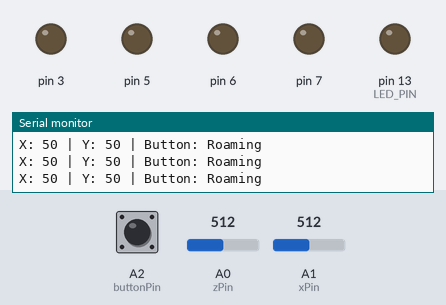
The sketch below on a simulated Arduino Uno, built with avr-gcc and run on an emulated ATmega328P. Parts: output pins drawn as LEDs (lit = HIGH), the last lines printed to the serial monitor. Dashed ring = blinking. The test bench sets the inputs (shaded band); at power-on: A0 (zPin) = 512, A2 (buttonPin) HIGH, A1 (xPin) = 512. Pins used as bus, display or sensor lines are not drawn.

Above: at 1.2 s.
1.3 s: A0 (zPin) set to 492
4.3 s: A0 (zPin) set to 467
7.3 s: A2 (buttonPin) pulled LOW for 3.2 s
At 9.03 s:
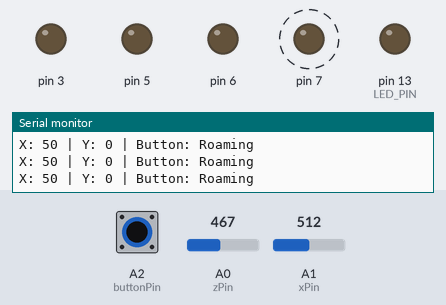
Timing chart, 0 to 12.0 s (numbered marks = the images above; inputs shaded):
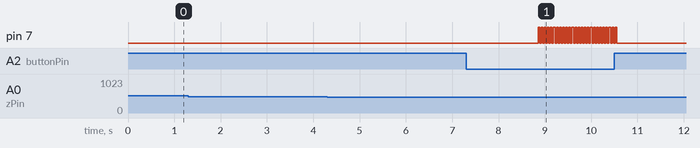

Measured:
- after the input at 7.3 s, pin 7: goes on until 10.5 s, then stays LOW

The sketch:

ZeroingTest.ino
```cpp
#include <EEPROM.h>
#include "FlexyStepper.h"


//
// pin assignments
//
const int LED_PIN = 13;
const int MOTOR_X_STEP = 2;
const int MOTOR_Y_STEP = 3;
const int MOTOR_Z_STEP = 4;
const int MOTOR_X_DIR = 5;
const int MOTOR_Y_DIR = 6;
const int MOTOR_Z_DIR = 7;
const int STEPPERS_ENABLE = 8;
const int LIMIT_SWITCH_X = 9;
const int LIMIT_SWITCH_Y = 10;
const int LIMIT_SWITCH_Z = 11;
const int SPINDLE_ENABLE = 12;
const int SPINDLE_DIRECTION = 13;

const int microX = 1;
const int microY = 1;
const int microZ = 1;
const int standardStepsPerRev = 200;
int defRevsPerSecond = 50;
int zeroingAccel = 100;


// create the stepper motor object
//
FlexyStepper stepperX;
FlexyStepper stepperY;
FlexyStepper stepperZ;


//Initialize pins
int xPin = A1;
int zPin = A0;
int buttonPin = A2;

//Initialize variables for pins
int xRevsPerSecond = 0;
int xRead = 0;
int zRevsPerSecond = 0;
int zRead = 0;
int buttonRead = 0;

//Initialize other varaibles
boolean buttonState = 0;
int prevButtonRead = 0;
String axisState = "Roaming";
String axisState2 = "Fixed";
boolean settingOrigin = 1;

void setup() {

  //Joystick 1
  pinMode(xPin, INPUT);
  pinMode(zPin, INPUT);
  pinMode(buttonPin, INPUT_PULLUP);

  byte contrastValue;

  //
  // configure IO pins
  //
  pinMode(LED_PIN, OUTPUT);
  pinMode(STEPPERS_ENABLE, OUTPUT);


  //
  // create the stepper object & enable them
  //
  stepperY.connectToPins(MOTOR_Y_STEP, MOTOR_Y_DIR);
  stepperX.connectToPins(MOTOR_X_STEP, MOTOR_X_DIR);
  stepperZ.connectToPins(MOTOR_Z_STEP, MOTOR_Z_DIR);
  digitalWrite(STEPPERS_ENABLE, LOW);

  stepperX.setStepsPerRevolution(standardStepsPerRev*microX);
  stepperY.setStepsPerRevolution(standardStepsPerRev*microY);
  stepperZ.setStepsPerRevolution(standardStepsPerRev*microZ);

  Serial.begin(9600);

}

void loop() {
  if (settingOrigin){
    setOrigin();
  }
  else {
    Serial.println();
    Serial.println("Hit a key and press enter to start");     // signal initalization done
    while(Serial.available() == 0){}
    Serial.println("Cutting Mode Goes Here");
  }
}

void setOrigin(){
  //Read pin inputs
  xRead = analogRead(xPin);
  zRead = analogRead(zPin);
  buttonRead = digitalRead(buttonPin);

  //Toggles button states for button 1 and 2
  if (buttonRead == 1 && prevButtonRead == 0) {
    buttonState = !buttonState;
    if (buttonState == 0) {
      axisState = "Fixed";
      }
    else {
      axisState = "Roaming";
      }
    }

  //Make velocities 0. Accounts for different origins of joystick
  if (xRead > 450){
    xRevsPerSecond = defRevsPerSecond;
  } else if (xRead < 400){
    xRevsPerSecond = -defRevsPerSecond;
  } else {
    xRevsPerSecond = 0;
  }
  if (zRead > 480){
    zRevsPerSecond = defRevsPerSecond;
  } else if (zRead < 430){
    zRevsPerSecond = -defRevsPerSecond;
  } else {
    zRevsPerSecond = 0;
  }


 //Remove Velocity inputs if axis is fixed
 if (axisState.equals("Fixed")){
  xRevsPerSecond = 0;
  zRevsPerSecond = 0;
 }

  //Set previous button read
  prevButtonRead = buttonRead;

  if (axisState.equals("Fixed")){
    settingOrigin = !settingOrigin;
  }

  Serial.print("X: ");
  Serial.print(xRevsPerSecond);
  Serial.print(" | Y: ");
  Serial.print(zRevsPerSecond);
  Serial.print(" | Button: ");
  Serial.println(axisState);

  stepperX.setSpeedInRevolutionsPerSecond(xRevsPerSecond);
  stepperZ.setSpeedInRevolutionsPerSecond(zRevsPerSecond);
  stepperX.setAccelerationInRevolutionsPerSecondPerSecond(zeroingAccel);
  stepperZ.setAccelerationInRevolutionsPerSecondPerSecond(zeroingAccel);

  stepperX.setTargetPositionRelativeInRevolutions(xRevsPerSecond);
  stepperZ.setTargetPositionRelativeInRevolutions(zRevsPerSecond);

  stepperX.processMovement();
  stepperZ.processMovement();

}
```

FlexyStepper.h
```cpp
// (licence header left out)
#ifndef FlexyStepper_h
#define FlexyStepper_h

#include <arduino.h>
#include <stdlib.h>


//
// the FlexyStepper class
//
class FlexyStepper
{
  public:
    //
    // public functions
    //
    FlexyStepper();
    void connectToPins(byte stepPinNumber, byte directionPinNumber);

    void setStepsPerMillimeter(float motorStepPerMillimeter);
    float getCurrentPositionInMillimeters();
    void setCurrentPositionInMillimeters(float currentPositionInMillimeters);
    void setCurrentPositionInMillimeter(float currentPositionInMillimeter);
    void setSpeedInMillimetersPerSecond(float speedInMillimetersPerSecond);
    void setAccelerationInMillimetersPerSecondPerSecond(float accelerationInMillimetersPerSecondPerSecond);
    bool moveToHomeInMillimeters(long directionTowardHome, float speedInMillimetersPerSecond, long maxDistanceToMoveInMillimeters, int homeLimitSwitchPin);
    void moveRelativeInMillimeters(float distanceToMoveInMillimeters);
    void setTargetPositionRelativeInMillimeters(float distanceToMoveInMillimeters);
    void moveToPositionInMillimeters(float absolutePositionToMoveToInMillimeters);
    void setTargetPositionInMillimeters(float absolutePositionToMoveToInMillimeters);
    float getCurrentVelocityInMillimetersPerSecond();

    void setStepsPerRevolution(float motorStepPerRevolution);
    void setCurrentPositionInRevolutions(float currentPositionInRevolutions);
    float getCurrentPositionInRevolutions();
    void setSpeedInRevolutionsPerSecond(float speedInRevolutionsPerSecond);
    void setAccelerationInRevolutionsPerSecondPerSecond(float accelerationInRevolutionsPerSecondPerSecond);
    bool moveToHomeInRevolutions(long directionTowardHome, float speedInRevolutionsPerSecond, long maxDistanceToMoveInRevolutions, int homeLimitSwitchPin);
    void moveRelativeInRevolutions(float distanceToMoveInRevolutions);
    void setTargetPositionRelativeInRevolutions(float distanceToMoveInRevolutions);
    void moveToPositionInRevolutions(float absolutePositionToMoveToInRevolutions);
    void setTargetPositionInRevolutions(float absolutePositionToMoveToInRevolutions);
    float getCurrentVelocityInRevolutionsPerSecond();

    void setCurrentPositionInSteps(long currentPositionInSteps);
    long getCurrentPositionInSteps();
    void setSpeedInStepsPerSecond(float speedInStepsPerSecond);
    void setAccelerationInStepsPerSecondPerSecond(float accelerationInStepsPerSecondPerSecond);
    bool moveToHomeInSteps(long directionTowardHome, float speedInStepsPerSecond, long maxDistanceToMoveInSteps, int homeSwitchPin);
    void moveRelativeInSteps(long distanceToMoveInSteps);
    void setTargetPositionRelativeInSteps(long distanceToMoveInSteps);
    void moveToPositionInSteps(long absolutePositionToMoveToInSteps);
    void setTargetPositionInSteps(long absolutePositionToMoveToInSteps);
    void setTargetPositionToStop();
    bool motionComplete();
    float getCurrentVelocityInStepsPerSecond();
    bool processMovement(void);


  private:
    //
    // private functions
    //
    void DeterminePeriodOfNextStep();


    //
    // private member variables
    //
    byte stepPin;
    byte directionPin;
    float stepsPerMillimeter;
    float stepsPerRevolution;
    int directionOfMotion;
    long currentPosition_InSteps;
    long targetPosition_InSteps;
    float desiredSpeed_InStepsPerSecond;
    float desiredPeriod_InUSPerStep;
    float acceleration_InStepsPerSecondPerSecond;
    float acceleration_InStepsPerUSPerUS;
    float periodOfSlowestStep_InUS;
    float minimumPeriodForAStoppedMotion;
    float nextStepPeriod_InUS;
    unsigned long lastStepTime_InUS;
    float currentStepPeriod_InUS;
};

// ------------------------------------ End ---------------------------------
#endif
```

Source omitted: FlexyStepper.cpp (33842 bytes)
